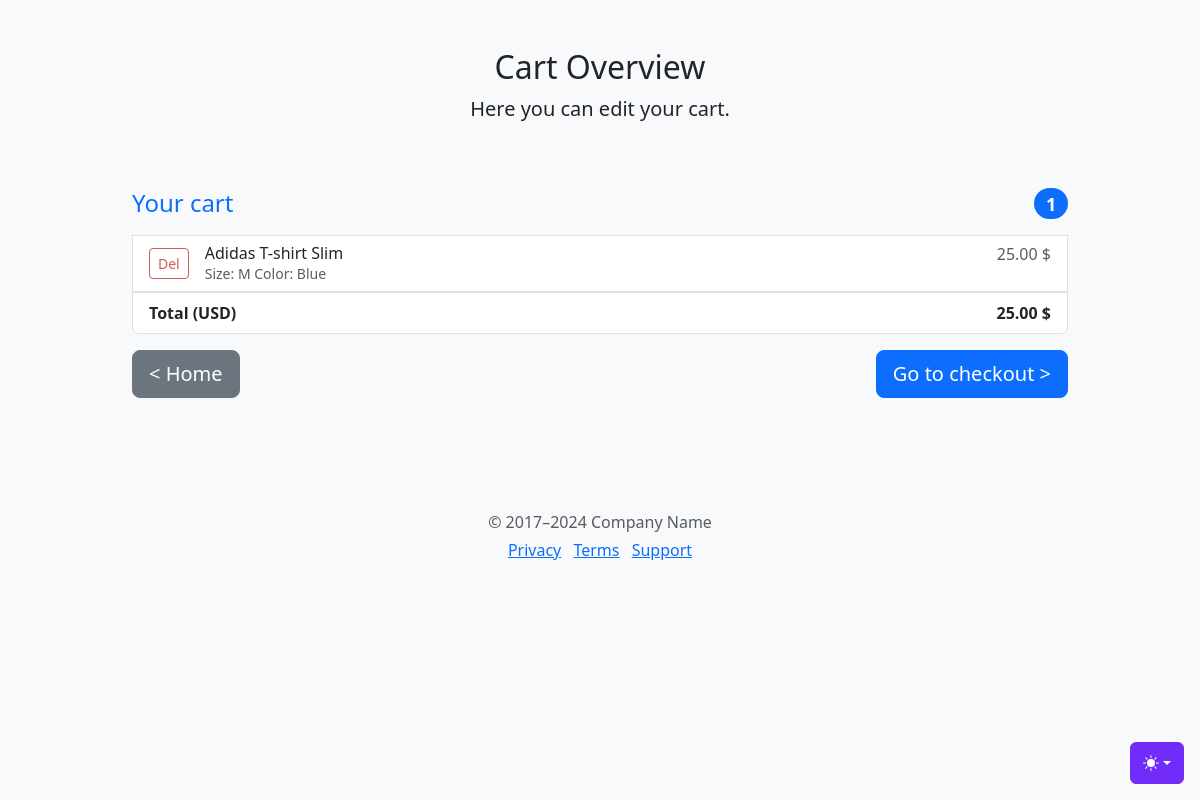
The page /order/cart-overview/ (signed in) on the database as committed earlier.
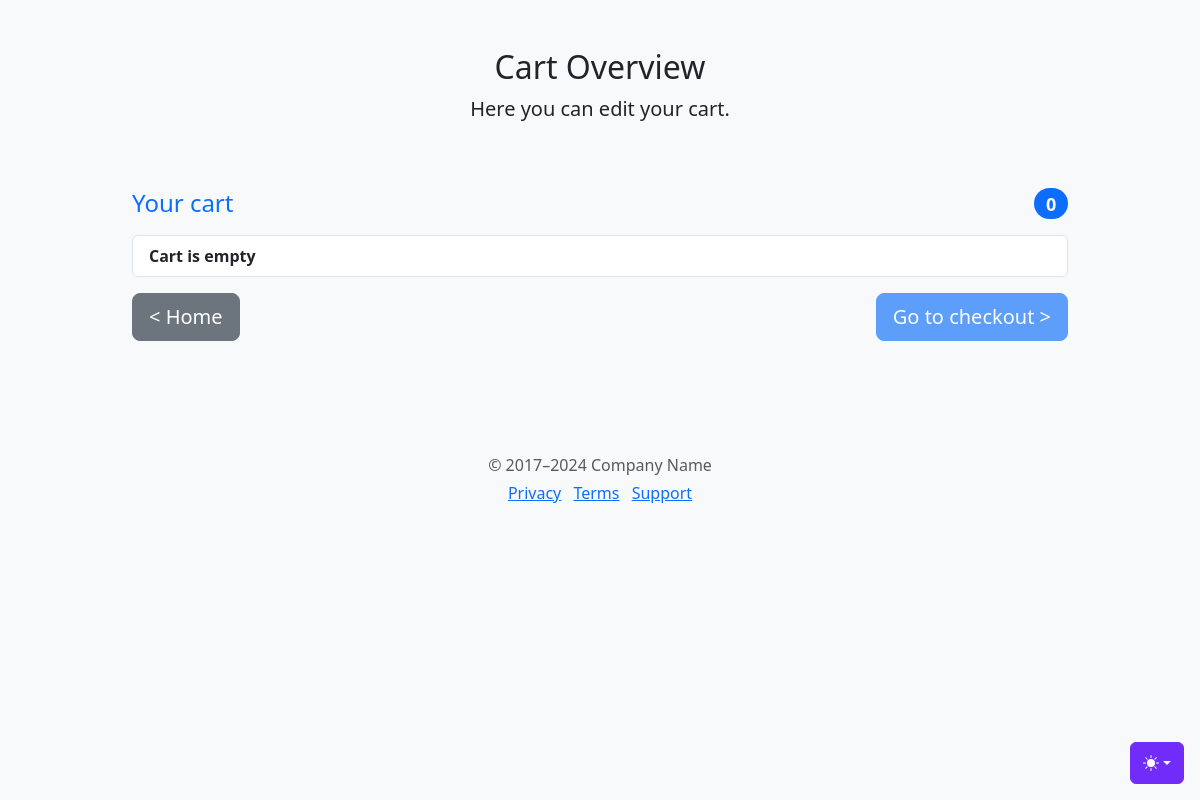
The same page on the database as committed later.
### store/models.py (models this page shows, shortened)
class Color(models.Model):
    color_name = models.CharField(max_length=100)

class ProductVariant(models.Model):
    title = models.CharField(max_length=100, blank=True, null=True)
    product = models.ForeignKey(Product, on_delete=models.CASCADE)
    color = models.ForeignKey(Color, on_delete=models.CASCADE, blank=True, null=True)
    size = models.ForeignKey(Size, on_delete=models.CASCADE, blank=True, null=True)
    image_id = models.ForeignKey(Image, blank=True, null=True,on_delete=models.SET_NULL)
    price = models.DecimalField(max_digits=12, decimal_places=2, default=0)
    quantity = models.IntegerField(default=1,null=False)
    purchased = models.PositiveIntegerField(default=0, null=False, blank=True)

### order/views.py (the view)
# urls.py: path('cart-overview/', views.cart_overview, name='cart-overview'),
def cart_overview(request):
    return render(request, 'order/cart.html', cart_info(request))

### order/models.py (called while the page is built)
    def total_items(self):
        return sum(item.quantity for item in self.cartitem_set.all())

    def total_price(self):
        total = 0
        for item in self.cartitem_set.all():
            total += item.quantity * item.product.price
        return total

### order/views.py (called while the page is built, shortened)
def get_or_create_cart(request):
    if request.user.is_authenticated:
        cart, created = Cart.objects.get_or_create(user=request.user)
    return cart

def get_cart_products(cart):
    cart_items = CartItem.objects.filter(cart=cart).select_related('product')
    cart_products = [
        {
            'product_id': item.product.id,
            'name': item.product.product.brand.brand_name + " " + item.product.title,
            'price': item.product.price,
            'quantity': item.quantity,
            'size': item.product.size.size_name if item.product.size else "One size",
            'color': item.product.color.color_name if item.product.color else "One color"
        } for item in cart_items
    ]
    return cart_products

### templates/order/cart.html (shortened to what this page needs)
{% load static %}
<!doctype html>
<html lang="en" data-bs-theme="auto">
  <head><script src="{%  static 'assets/js/color-modes.js' %}"></script>
    <link rel="stylesheet" href="https://cdn.jsdelivr.net/npm/@docsearch/css@3">
<link href="{%  static 'assets/dist/css/bootstrap.min.css' %}" rel="stylesheet">
    <link href="{%  static 'assets/dist/css/checkout.css' %}" rel="stylesheet">
    <link href="{%  static 'assets/dist/css/store.css' %}" rel="stylesheet">
  </head>
  <body class="bg-body-tertiary">
    <div class="dropdown position-fixed bottom-0 end-0 mb-3 me-3 bd-mode-toggle">
      <button class="btn btn-bd-primary py-2 dropdown-toggle d-flex align-items-center"
              id="bd-theme"
              type="button"
              aria-expanded="false"
              data-bs-toggle="dropdown"
              aria-label="Toggle theme (auto)">
        <svg class="bi my-1 theme-icon-active" width="1em" height="1em"><use href="#circle-half"></use></svg>
      </button>
    </div>
<div class="container">
  <main>
    <div class="py-5 text-center">
      <h2>{% block page_title %}Cart Overview{% endblock page_title %}</h2>
      <p class="lead">{% block page_description %}Here you can edit your cart.{% endblock page_description %}</p>
    </div>
    <div class="row g-5">
        {% block content %}
            <div class="order-md-last">
        <h4 class="d-flex justify-content-between align-items-center mb-3">
            {% block cart_total %}
          <span class="text-primary">Your cart</span>
          <span class="badge bg-primary rounded-pill" id="total-items">{{ total_items }}</span>
            {% endblock cart_total %}
        </h4>
        <ul class="list-group mb-3">
            {% for cart_product in cart_products %}
                <div class="product_data">
                    <li class="list-group-item d-flex justify-content-between lh-sm">
            <div class="d-flex">
                <div class="align-content-center d-block">
                    <button type="button" class="btn btn-sm btn-outline-primary remove-from-cart">Del</button>
                </div>
                <div class="mx-3">
                  <h6 class="my-0">{{ cart_product.name }}</h6>
                  <small class="text-body-secondary">Size: {{ cart_product.size }} Color: {{ cart_product.color }}</small>
                </div>
            </div>
            <span class="text-body-secondary">
                {{ cart_product.price }} $
            </span>
          </li>
                </div>
            {% endfor %}
          <li class="list-group-item d-flex justify-content-between fw-bold">
              {% if total_items > 0 %}
                <span>Total (USD)</span>
                  <div>
                  <strong id="total-price">{{ total_price }}</strong><strong> $</strong>
                  </div>
              {% else %}
                <span>Cart is empty</span>
              {% endif %}
          </li>
        </ul>
            <div class="d-flex justify-content-between my-3">
                <a href="{% url 'store:home' %}" class="btn btn-secondary btn-lg">< Home</a>
                <a href="{% url 'order:checkout' %}" class="btn btn-primary btn-lg {% if total_items <= 0 %}disabled{% endif %}">Go to checkout ></a>
            </div>
      </div>
        {% endblock content %}
    </div>
  </main>
  <footer class="my-5 pt-5 text-body-secondary text-center text-small">
    <p class="mb-1">&copy; 2017–2024 Company Name</p>
    <ul class="list-inline">
      <li class="list-inline-item"><a href="#">Privacy</a></li>
      <li class="list-inline-item"><a href="#">Terms</a></li>
      <li class="list-inline-item"><a href="#">Support</a></li>
    </ul>
  </footer>
</div>
</body>
</html>

Rows that differ between the two databases and show on the page:
no longer on this page (row unchanged): Color: color "Blue"
removed ProductVariant: price "25.00"
Other text that changed with them:
{{ total_items }}: "1" → "0"
{{ total_price }}: "25.00" → (not shown)
text no longer shown: "Total (USD) $"
text now shown: "Cart is empty"
list line gone: "Del Adidas T-shirt Slim Size: M Color: $"
